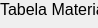
          <widget class="QWidget" name="Tab_Material_3">
           <property name="geometry">
            <rect>
             <x>0</x>
             <y>0</y>
             <width>98</width>
             <height>28</height>
            </rect>
           </property>
           <attribute name="label">
            <string>Tabela Material</string>
           </attribute>
           <widget class="QTableWidget" name="Tab_Material_11">
            <property name="enabled">
             <bool>true</bool>
            </property>
            <property name="geometry">
             <rect>
              <x>0</x>
              <y>34</y>
              <width>2451</width>
              <height>1080</height>
             </rect>
            </property>
            <property name="font">
             <font>
              <pointsize>10</pointsize>
             </font>
            </property>
            <property name="verticalScrollBarPolicy">
             <enum>Qt::ScrollBarAlwaysOn</enum>
            </property>
            <property name="horizontalScrollBarPolicy">
             <enum>Qt::ScrollBarAlwaysOn</enum>
            </property>
            <property name="sizeAdjustPolicy">
             <enum>QAbstractScrollArea::AdjustIgnored</enum>
            </property>
            <property name="rowCount">
             <number>26</number>
            </property>
            <property name="columnCount">
             <number>21</number>
            </property>
            <property name="horizontalHeaderLabels" stdset="0">
             <stringlist>
              <string>Material</string>
              <string>Descricao</string>
              <string>id_dg</string>
              <string>id_orcamento</string>
              <string>id_verc_orcamento</string>
              <string>REF_LE</string>
              <string>DESCRICAO_no_ORCAMENTO</string>
              <string>PLIQ</string>
              <string>MARGEM</string>
              <string>DESCONTO</string>
              <string>UND</string>
              <string>DESP</string>
              <string>CORRESP_ORLA_0_4</string>
              <string>CORRESP_ORLA_1_0</string>
              <string>TIPO</string>
              <string>FAMILIA</string>
              <string>COMP_MP</string>
              <string>LARG_MP</string>
              <string>ESP_MP</string>
              <string>MP</string>
              <string>NAO STOCK</string>
             </stringlist>
            </property>
            <property name="verticalHeaderLabels" stdset="0">
             <stringlist>
              <string>Mat_Costas</string>
              <string>Mat_Laterais</string>
              <string>Mat_Divisorias</string>
              <string>Mat_Tetos</string>
              <string>Mat_Fundos</string>
              <string>Mat_Prat_Fixas</string>
              <string>Mat_Prat_Amoviveis</string>
              <string>Mat_Portas_Abrir</string>
              <string>Mat_Laterais_Acabamento</string>
              <string>Mat_Fundos_Acabamento</string>
              <string>Mat_Costas_Acabamento</string>
              <string>Mat_Tampos_Acabamento</string>
              <string>Mat_Remates_Verticais</string>
              <string>Mat_Remates_Horizontais</string>
              <string>Mat_Guarnicoes_Verticais</string>
              <string>Mat_Guarnicoes_Horizontais</string>
              <string>Mat_Enchimentos_Guarnicao</string>
              <string>Mat_Rodape_AGL</string>
              <string>Mat_Gavetas_Frentes</string>
              <string>Mat_Gavetas_Caixa</string>
              <string>Mat_Gavetas_Fundo</string>
              <string>Mat_Livre_1</string>
              <string>Mat_Livre_2</string>
              <string>Mat_Livre_3</string>
              <string>Mat_Livre_4</string>
              <string>Mat_Livre_5</string>
             </stringlist>
            </property>
            <row/>
            <row/>
            <row/>
            <row/>
            <row/>
            <row/>
            <row/>
            <row/>
            <row/>
            <row/>
            <row/>
            <row/>
            <row/>
            <row/>
            <row/>
            <row/>
            <row/>
            <row/>
            <row/>
            <row/>
            <row/>
            <row/>
            <row/>
            <row/>
            <row/>
            <row/>
            <column/>
            <column/>
            <column/>
            <column/>
            <column/>
            <column/>
            <column/>
            <column/>
            <column/>
            <column/>
            <column/>
            <column/>
            <column/>
            <column/>
            <column/>
            <column/>
            <column/>
            <column/>
            <column/>
            <column/>
            <column/>
           </widget>
           <widget class="QLabel" name="label_Tab_Material_11">
            <property name="geometry">
             <rect>
              <x>0</x>
              <y>0</y>
              <width>107</width>
              <height>19</height>
             </rect>
            </property>
            <property name="font">
             <font>
              <pointsize>12</pointsize>
             </font>
            </property>
            <property name="text">
             <string>Tabela Material</string>
            </property>
           </widget>
           <widget class="QPushButton" name="limpar_linha_tab_material">
            <property name="geometry">
             <rect>
              <x>760</x>
              <y>0</y>
              <width>181</width>
              <height>23</height>
             </rect>
            </property>
            <property name="text">
             <string>Limpar Linha Selecionada </string>
            </property>
           </widget>
           <widget class="QPushButton" name="importar_dados_item_tab_material">
            <property name="geometry">
             <rect>
              <x>150</x>
              <y>0</y>
              <width>241</width>
              <height>23</height>
             </rect>
            </property>
            <property name="toolTip">
             <string>&lt;html&gt;&lt;head/&gt;&lt;body&gt;&lt;p&gt;Este botão pode importar os dados apenas para o item a orçamentar  para o preenchimento das 4 tabelas em simultaneo&lt;/p&gt;&lt;/body&gt;&lt;/html&gt;</string>
            </property>
            <property name="text">
             <string>Importar Dados Item Tabela Material</string>
            </property>
           </widget>
           <widget class="QPushButton" name="guardar_dados_item_orcamento_tab_material">
            <property name="geometry">
             <rect>
              <x>410</x>
              <y>0</y>
              <width>341</width>
              <height>23</height>
             </rect>
            </property>
            <property name="toolTip">
             <string>&lt;html&gt;&lt;head/&gt;&lt;body&gt;&lt;p&gt;Este botão guarda na base dados e associado ao num_orc &amp;amp; ver_orc &amp;amp; id_item todas as 4 tabelas com dados preenchidos de linhas e colunas&lt;/p&gt;&lt;/body&gt;&lt;/html&gt;</string>
            </property>
            <property name="text">
             <string>Guardar para este Orcamento Dados Item Tabela Material</string>
            </property>
           </widget>
          </widget>
